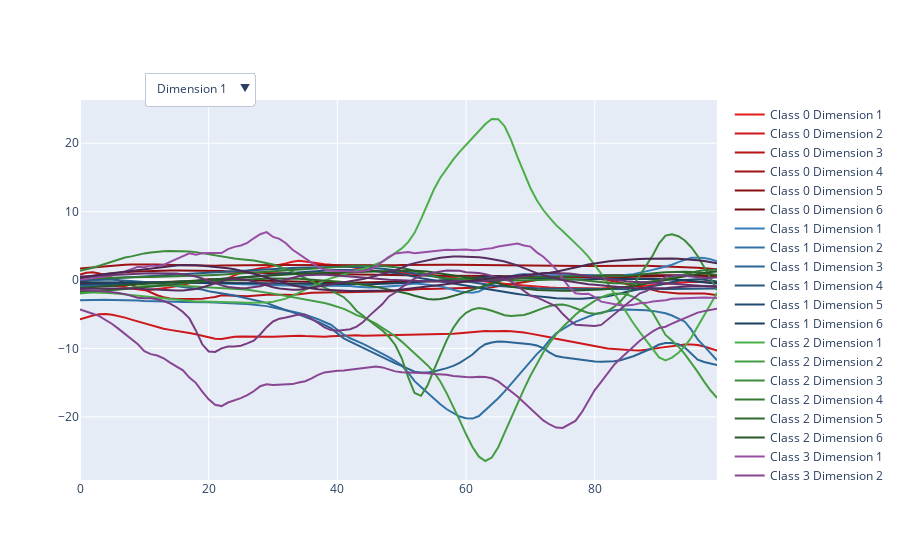

The code cell stored with this chart in its notebook:
### Code cell
import plotly.graph_objects as go
import numpy as np
import colorsys

unique_classes = np.unique(y_train)
base_colors = ['rgb(228,26,28)', 'rgb(55,126,184)', 'rgb(77,175,74)', 'rgb(152,78,163)', 'rgb(255,127,0)']  

fig = go.Figure()

# Create a trace for each class and dimension
for j, cls in enumerate(unique_classes):
    indices = np.where(y_train == cls)[0]
    idx = np.random.choice(indices)
    window = X_train[idx]
    for i in range(6):
        rgb = base_colors[j].lstrip('rgb(').rstrip(')').split(',')
        hls = colorsys.rgb_to_hls(int(rgb[0])/255, int(rgb[1])/255, int(rgb[2])/255)
        hls = (hls[0], hls[1]*(1 - 0.1*i), hls[2])  # Adjust lightness
        rgb = colorsys.hls_to_rgb(*hls)
        color = f'rgb({int(rgb[0]*255)},{int(rgb[1]*255)},{int(rgb[2]*255)})'
        fig.add_trace(go.Scatter(y=window[:, i], mode='lines', name=f'Class {cls} Dimension {i+1}', line=dict(color=color)))

# Create buttons for each dimension
buttons = []
for i in range(6):
    buttons.append(dict(
        label=f"Dimension {i+1}",
        method="update",
        args=[{"visible": [j%6 == i for j in range(len(unique_classes)*6)]}]
    ))

# Add dropdown
fig.update_layout(
    updatemenus=[
        go.layout.Updatemenu(
            buttons=buttons,
            direction="down",
            pad={"r": 10, "t": 10},
            showactive=True,
            x=0.1,
            xanchor="left",
            y=1.1,
            yanchor="top"
        ),
    ]
)

fig.show()
